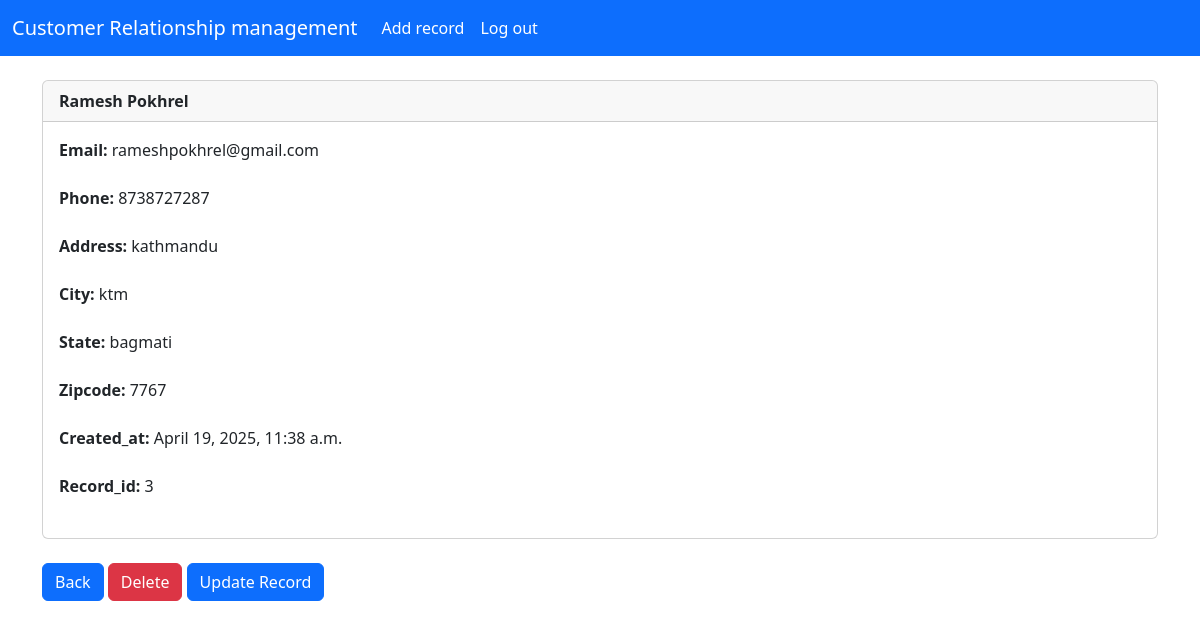
Screenshot of /record/3/ (signed in) with the database file from the repository.
### website/models.py (models this page shows, shortened)
class Record(models.Model):
	created_at = models.DateTimeField(auto_now_add=True)
	first_name = models.CharField(max_length=50)
	last_name =  models.CharField(max_length=50)
	email =  models.CharField(max_length=100)
	phone = models.CharField(max_length=15)
	address =  models.CharField(max_length=100)
	city =  models.CharField(max_length=50)
	state =  models.CharField(max_length=50)
	zipcode =  models.CharField(max_length=20)

### website/views.py (the view)
# urls.py: path('record/<int:pk>/', views.customer_record, name='record'),
def customer_record(request, pk):
      if request.user.is_authenticated:
          customer_record = Record.objects.get(id=pk)
          return render(request, 'record.html', {'customer_record':customer_record})
      else:
            messages.success(request, "You must be logged in.")
            return redirect('home')

### templates/record.html
{% extends 'base.html' %}
{% block content %}
<div class="card">
    <div class="card-header">
        <strong>{{customer_record.first_name }} {{customer_record.last_name }} </strong>
    </div>
    <div class="card-body">
      <p class="card-text">
        <strong>Email: </strong>{{customer_record.email }}<br><br>
        <strong>Phone: </strong>{{customer_record.phone }}<br><br>
        <strong>Address: </strong>{{customer_record.address }}<br><br>
        <strong>City: </strong>{{customer_record.city }}<br><br>
        <strong>State: </strong>{{customer_record.state }}<br><br>
        <strong>Zipcode: </strong>{{customer_record.zipcode }}<br><br>
        <strong>Created_at: </strong>{{customer_record.created_at }}<br><br>
        <strong>Record_id: </strong>{{customer_record.id }}<br><br>
    </p>
    </div>
  </div><br>
  <a href="{% url 'home' %}" class="btn btn-primary">Back</a>
  <a href="{% url 'delete_record' customer_record.id %}" class="btn btn-danger">Delete</a>
  <a href="{% url 'update_record' customer_record.id %}" class="btn btn-primary">Update Record</a>
{% endblock %}

### rows the page displays
Record: first_name "Ramesh", last_name "Pokhrel", email "rameshpokhrel@gmail.com", phone "8738727287", address "kathmandu", city "ktm", state "bagmati", zipcode "7767", created_at "April 19, 2025, 11:38 a.m.", id "3"
